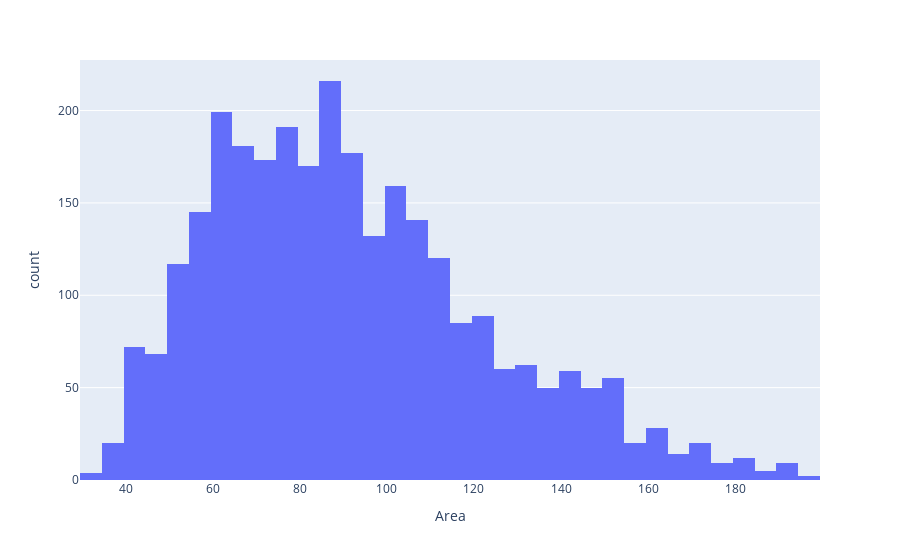

The notebook cell this image was saved under:
### Code cell
fig = px.histogram(df, x='Area', y= 'Price', histfunc='count')
fig.show()

### Figure 1 — Plotly figure (JSON) as saved in the notebook; plotly's stock layout.template omitted (floating-point values rounded to 4 significant figures; data arrays with more than 128 entries replaced by an {"elided": "..."} marker saying what was removed)
{"data": [{"alignmentgroup": "True", "bingroup": "x", "histfunc": "count", "hovertemplate": "Area=%{x}<br>count=%{y}<extra></extra>", "legendgroup": "", "marker": {"color": "#636efa", "pattern": {"shape": ""}}, "name": "", "offsetgroup": "", "orientation": "v", "showlegend": false, "type": "histogram", "x": {"elided": "2914 int values"}, "xaxis": "x", "y": {"elided": "2914 int values"}, "yaxis": "y"}], "layout": {"barmode": "relative", "legend": {"tracegroupgap": 0}, "margin": {"t": 60}, "xaxis": {"anchor": "y", "domain": [0, 1], "title": {"text": "Area"}}, "yaxis": {"anchor": "x", "domain": [0, 1], "title": {"text": "count"}}}}
